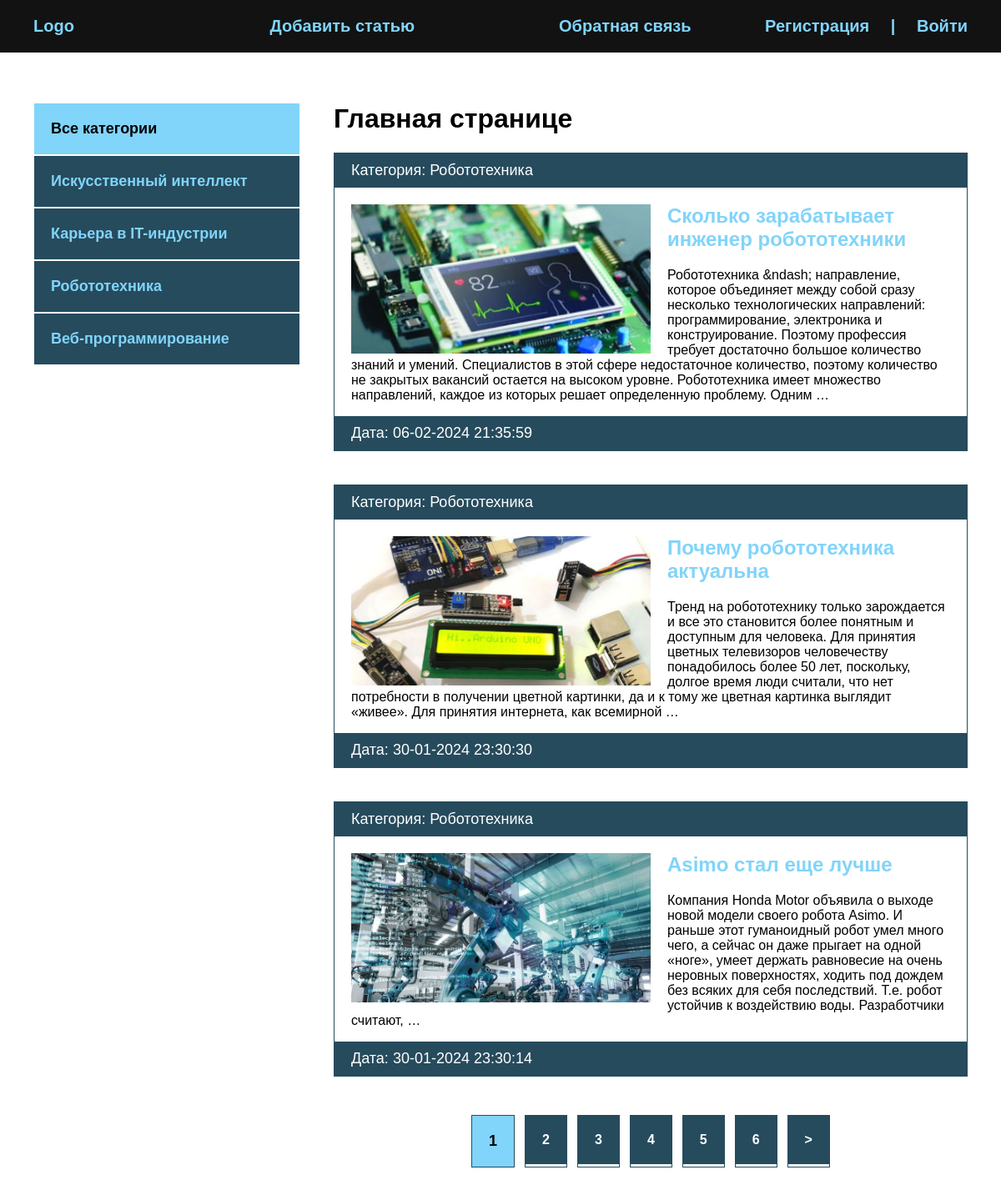
The page / on the database its author committed.
### blog/models.py (models this page shows, shortened)
class Category(models.Model):
    name = models.CharField(max_length=100, verbose_name="Категория")
    slug = models.SlugField(max_length=100, unique=True, verbose_name="URL")
    def __str__(self):
        return self.name
    def get_absolute_url(self):
        return reverse('category', kwargs={'cat_slug': self.slug})
    class Meta:
        verbose_name = "категорию"
        verbose_name_plural = "Категории"

class Blog(models.Model):
    title = models.CharField(max_length=255, verbose_name="Название")
    slug = models.SlugField(max_length=255, unique=True, verbose_name="URL")
    content = models.TextField(blank=True, verbose_name="Контент")
    photo = models.ImageField(upload_to="photos/%Y/%m/%d/", blank=True, verbose_name="Фото")
    time_created = models.DateTimeField(auto_now_add=True, verbose_name="Дата публикации")
    time_update = models.DateTimeField(auto_now=True, verbose_name="Дата обновления")
    is_published = models.BooleanField(default=True, verbose_name="Опубликовано")
    cat = models.ForeignKey('Category', on_delete=models.PROTECT, verbose_name="Категория")
    def get_absolute_url(self):
        return reverse('post', kwargs={'post_slug': self.slug})
    class Meta:
        verbose_name = "новость"
        verbose_name_plural = "Новости"
        ordering = ["-time_created"]

### blog/views.py (the view)
# urls.py: path('', BlogHome.as_view(), name='index'),
class BlogHome(DataMixin, ListView):
    model = Blog
    template_name = 'blog/index.html'
    context_object_name = 'posts'
    def get_context_data(self, *, object_list=None, **kwargs):
        context = super().get_context_data(**kwargs)
        c_def = self.get_user_context(title='Главная странице')
        return dict(list(context.items()) + list(c_def.items()))
    def get_queryset(self):
        return Blog.objects.filter(is_published=True).select_related('cat')

### blog/utils.py (called while the page is built)
    def get_user_context(self, **kwargs):
        context = kwargs
        cats = Category.objects.annotate(Count('blog'))
        user_menu = menu.copy()
        if not self.request.user.is_authenticated:
            user_menu.pop(0)
        context['menu'] = menu
        context['cats'] = cats
        if 'cat_selected' not in context:
            context['cat_selected'] = 0
        return context

### blog/templates/blog/index.html
{% extends 'blog/base.html' %}
{% load static %}
{% block content %}
<h1>{{ title }}</h1>
<ul>
    {% for p in posts %}
    <li>
        <p class="first">Категория: {{ p.cat }}</p>
        <div class="text">
            {% if p.photo %}
            <img class="image" src="{{ p.photo.url }}" alt="">
            {% else %}
            <img src="{% static 'blog/default.jpg' %}" class="image" alt="">
            {% endif %}
            <h2><a href="{{ p.get_absolute_url }}">{{ p.title }}</a></h2>
            <p>{{ p.content|striptags|truncatewords:50 }}</p>
        </div>
        <p class="date">Дата: {{ p.time_update|date:"d-m-Y H:i:s" }}</p>
    </li>
    {% endfor %}
</ul>
{% endblock %}

### blog/templates/blog/base.html (shortened to what this page needs)
<!DOCTYPE html>
{% load static %}
{% load blog_tags %}
<html lang="en">
<head>
    <link rel="stylesheet" href="{% static 'css/style.css' %}">
</head>
<body>
  <div class="header">
      <div class="wrap">
          <ul class="mainmenu">
              <li class="logo"><a href="{% url 'index' %}">Logo</a></li>
              {% for m in menu %}
              <li class="last"><a href="{% url m.url_name %}">{{ m.title }}</a></li>
              {% endfor %}
              {% if request.user.is_authenticated %}
              <li class="last">{{ user.username }} | <a href="{% url 'logout' %}">Выйти</a> </li>
              {% else %}
              <li class="last"><a href="{% url 'register' %}">Регистрация</a> | <a href="{% url 'login' %}">Войти</a></li>
              {% endif %}
          </ul>
      </div>
  </div>
  <div class="content">
    <div class="wrap">
       <div class="sidebar">
            <ul>
                {% if cat_selected == 0 %}
                <li class="selected">Все категории</li>
                {% else %}
                <li><a href="{% url 'index' %}">Все категории</a></li>
                {% endif %}
                {% for c in cats %}
                    {% if c.blog__count > 0 %}
                        {% if c.pk == cat_selected %}
                        <li class="selected">{{ c.name }}</li>
                        {% else %}
                        <li><a href="{{ c.get_absolute_url }}">{{ c.name }}</a></li>
                        {% endif %}
                 {% endif %}
                {% endfor %}
            </ul>
       </div>
        <div class="main">
          {% block content %}
          {% endblock %}
            {% if page_obj.has_other_pages %}
            <div>
                <ul class="list-pages">
                    {% for p in paginator.page_range %}
                        {% if page_obj.number == p %}
                            <li class="page-num page-num selected">{{ p }}</li>
                        {% elif p >= page_obj.number|add:-2 %}
                            <li class="page-num"><a href="?page={{ p }}">{{ p }}</a></li>
                        {% endif %}
                    {% endfor %}
                    {% if page_obj.has_next %}
                    <li class="page-num">
                        <a href="?page={{ page_obj.next_page_number }}">&gt;</a>
                    </li>
                    {% endif %}
                </ul>
            </div>
            {% endif %}
        </div>
    </div>
  </div>
</body>
</html>

### blog/static/css/style.css (style rules this page uses)
body { margin: 0; padding: 0; background: #264b5d; font-family: Verdana, Geneva, Tahoma, sans-serif; }
.wrap { max-width: 1200px; margin: 0 auto; }
.content .wrap { background: #FFF; padding: 40px; box-sizing: border-box; display: flex; }
ul { list-style: none; margin: 0; padding: 0; }
a { color: #81d4fa; text-decoration: none; padding: 20px; }
.header { background: #121212; }
.mainmenu { display: flex; align-items: center; font-size: 20px; font-weight: bold; padding: 20px; justify-content: space-between; }
.logo { flex-basis: 20%; }
.last { flex-basis: 40%; text-align: right; color: #81d4fa; }
.sidebar ul { width: 320px; margin-right: 40px; margin-top: 20px; }
.sidebar a { padding: 20px; display: block; border: 1px solid #FFF; background: #264b5d; font-weight: bold; font-size: 18px; }
.selected { font-size: 18px; padding: 20px; border: 1px solid #FFF; font-weight: bold; background: #81d4fa; }
.main li { border: 1px solid #264b5d; margin-bottom: 40px; }
.first, .date { padding: 10px 20px; background: #264b5d; font-size: 18px; color: #FFF; margin: 0; }
.image { float: left; margin-right: 20px; max-width: 50%; }
.text { padding: 20px 20px 0; }
.text h2 { margin-top: 0; }
.text a { padding-left: 0; }
.list-pages { display: flex; justify-content: center; }
.list-pages a { background: #264b5d; padding: 20px; display: block; color: #FFF }
.page-num { margin: 6px; font-weight: bold; }
.last a { display: inline; }

### rows shown on the page
Category: name "Искусственный интеллект"
Category: name "Карьера в IT-индустрии"
Category: name "Робототехника"
Category: name "Веб-программирование"
Blog: cat "Робототехника", photo (picture), title "Сколько зарабатывает инженер робототехники", content "Робототехника &ndash; направление, которое объединяет между собой сразу несколько технологических направлений: программирование, электроника и конструирование. Поэтому профессия требует достаточно большое количество знаний и умений. Специалистов в этой сфере недостаточное количество, поэтому количество не закрытых вакансий остается на высоком уровне. Робототехника имеет множество направлений, каждое из которых решает определенную проблему. Одним …", time_update "06-02-2024 21:35:59"
Blog: cat "Робототехника", photo (picture), title "Почему робототехника актуальна", content "Тренд на робототехнику только зарождается и все это становится более понятным и доступным для человека. Для принятия цветных телевизоров человечеству понадобилось более 50 лет, поскольку, долгое время люди считали, что нет потребности в получении цветной картинки, да и к тому же цветная картинка выглядит «живее». Для принятия интернета, как всемирной …", time_update "30-01-2024 23:30:30"
Blog: cat "Робототехника", title "Asimo стал еще лучше", content "Компания Honda Motor объявила о выходе новой модели своего робота Asimo. И раньше этот гуманоидный робот умел много чего, а сейчас он даже прыгает на одной «ноге», умеет держать равновесие на очень неровных поверхностях, ходить под дождем без всяких для себя последствий. Т.е. робот устойчив к воздействию воды. Разработчики считают, …", time_update "30-01-2024 23:30:14"

### other values the page prints
{{ m.title }} "Добавить статью" "Обратная связь"
{{ title }} "Главная странице"
{{ p }} "1"
{{ p }} "2" "3" "4" "5" "6"
